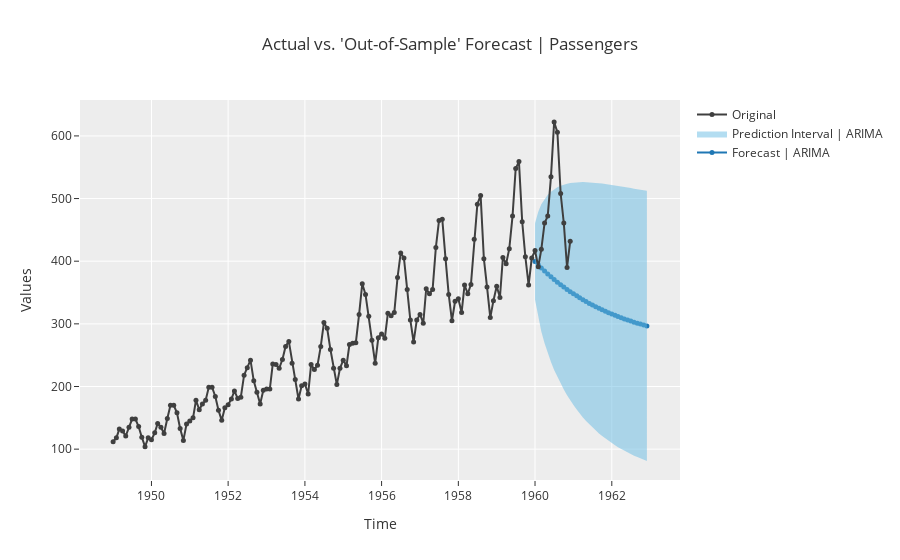

The cell this chart's notebook holds for it:
### Code cell
exp.plot_model(ar1, plot='forecast', data_kwargs={'fh':36})
